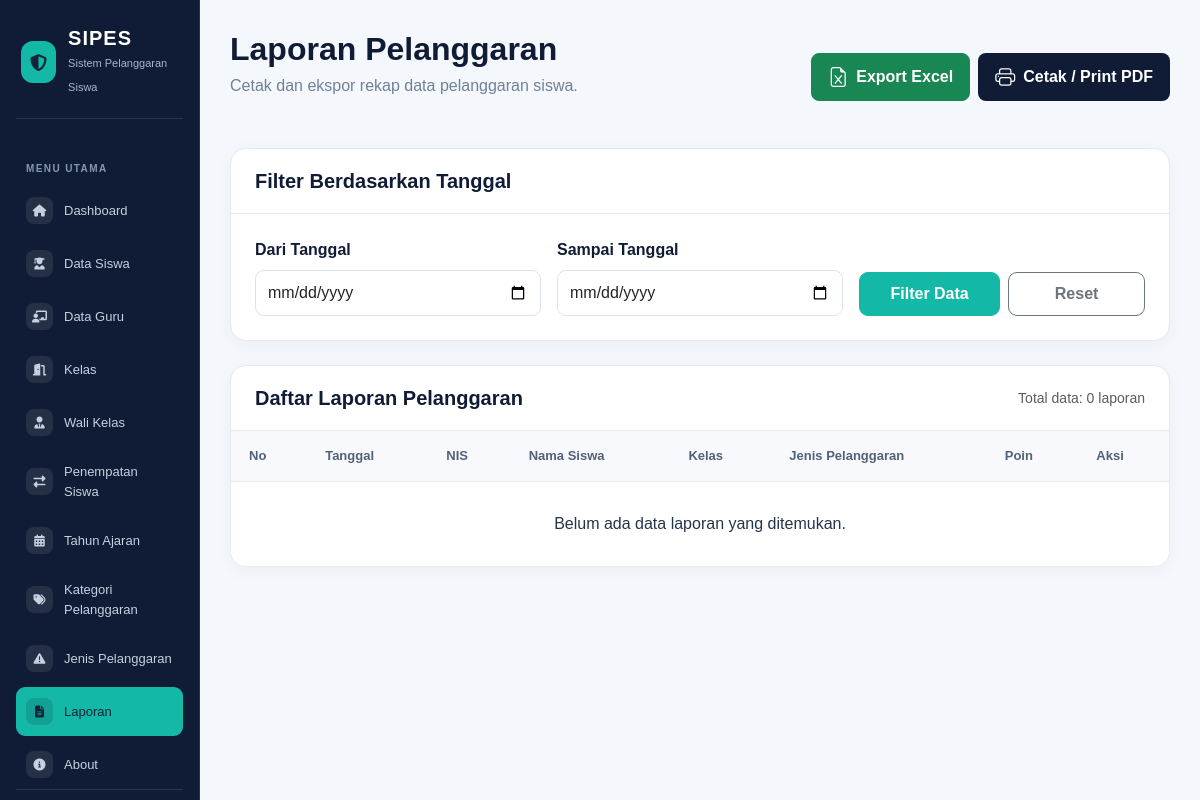
Page /laporan.php (signed in) on the earlier database version.
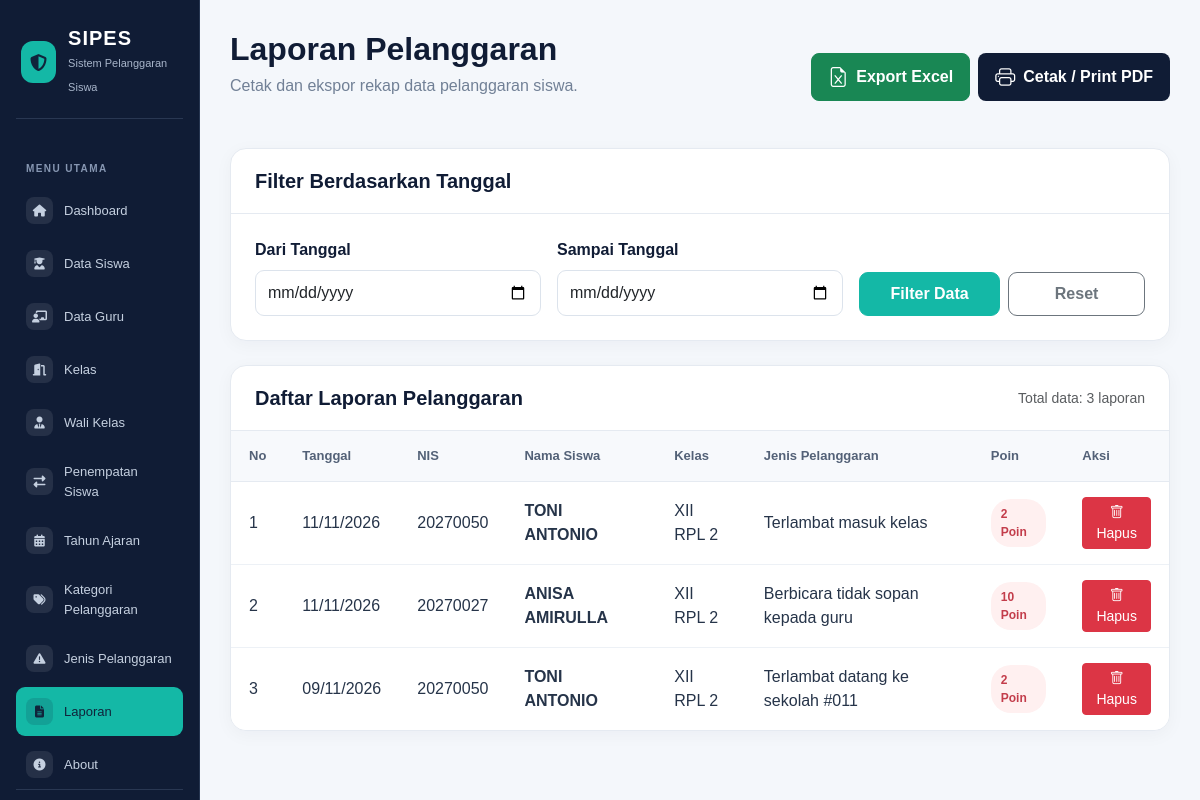
Same page on the later database version.
### tables this page shows
CREATE TABLE `t_pelanggaran_siswa` (
  `id` int(11) NOT NULL,
  `tahun_ajaran_id` int(11) DEFAULT NULL,
  `siswa_id` int(11) DEFAULT NULL,
  `nama_siswa` varchar(150) NOT NULL,
  `kelas_id` int(11) DEFAULT NULL,
  `nama_kelas` varchar(100) NOT NULL,
  `pelanggaran_id` int(11) DEFAULT NULL,
  `nama_pelanggaran` varchar(150) NOT NULL,
  `pelanggaran_kategori_id` int(11) DEFAULT NULL,
  `guru_id` int(11) DEFAULT NULL,
  `nama_guru` varchar(150) NOT NULL,
  `tanggal` date DEFAULT NULL,
  `keterangan` text NOT NULL,
  `poin` int(11) NOT NULL,
  `tindakan` text NOT NULL,
  `status` varchar(30) NOT NULL,
  `created_at` timestamp NOT NULL DEFAULT current_timestamp(),
  `updated_at` timestamp NOT NULL DEFAULT current_timestamp()
);

CREATE TABLE `t_siswa` (
  `id` int(11) NOT NULL,
  `nis` varchar(30) DEFAULT NULL,
  `nisn` varchar(20) NOT NULL,
  `nama` varchar(150) DEFAULT NULL,
  `jenis_kelamin` char(1) NOT NULL,
  `tanggal_lahir` date NOT NULL,
  `alamat` text NOT NULL,
  `status_aktif` tinyint(1) NOT NULL,
  `created_at` timestamp NOT NULL DEFAULT current_timestamp(),
  `updated_at` timestamp NOT NULL DEFAULT current_timestamp()
);

CREATE TABLE `t_kelas` (
  `id` int(11) NOT NULL,
  `nama` varchar(100) DEFAULT NULL,
  `tingkat` varchar(20) NOT NULL,
  `jurusan` varchar(100) NOT NULL,
  `status_aktif` tinyint(1) NOT NULL,
  `created_at` timestamp NOT NULL DEFAULT current_timestamp(),
  `updated_at` timestamp NOT NULL DEFAULT current_timestamp()
);

CREATE TABLE `t_pelanggaran` (
  `id` int(11) NOT NULL,
  `pelanggaran_kategori_id` int(11) DEFAULT NULL,
  `kode` varchar(30) DEFAULT NULL,
  `nama` varchar(150) DEFAULT NULL,
  `poin` int(11) NOT NULL,
  `deskripsi` text NOT NULL,
  `status_aktif` tinyint(1) NOT NULL,
  `created_at` timestamp NOT NULL DEFAULT current_timestamp(),
  `updated_at` timestamp NOT NULL DEFAULT current_timestamp()
);

### includes/sidebar.php (called while the page is built, shortened)
<?php
$role = $_SESSION['role'] ?? '';
?>

### laporan.php (the view, shortened to what the changed rows need)
<?php
include 'config/koneksi.php';
$tgl_mulai = $_GET['tgl_mulai'] ?? '';
$tgl_selesai = $_GET['tgl_selesai'] ?? '';
$filter_aktif = false;
    ?>
    <?php
$batas = 10;
$halaman_aktif = isset($_GET['page']) ? (int)$_GET['page'] : 1;
$halaman_aktif = max(1, $halaman_aktif);
$mulai = ($halaman_aktif - 1) * $batas;
$sql_jml = "
    SELECT COUNT(*) AS total
    FROM t_pelanggaran_siswa ps
    WHERE LOWER(TRIM(COALESCE(ps.status, ''))) = 'selesai'
";
$stmt_jml = mysqli_prepare($koneksi, $sql_jml);
mysqli_stmt_execute($stmt_jml);
$result_jml = mysqli_stmt_get_result($stmt_jml);
$row_jml = mysqli_fetch_assoc($result_jml);
$total_data = (int)$row_jml['total'];
$sql = "
    SELECT ps.*, s.nis, s.nama AS nama_siswa,
           k.nama AS nama_kelas, p.nama AS nama_pelanggaran, p.poin
    FROM t_pelanggaran_siswa ps
    JOIN t_siswa s ON ps.siswa_id = s.id
    JOIN t_kelas k ON ps.kelas_id = k.id
    JOIN t_pelanggaran p ON ps.pelanggaran_id = p.id
    WHERE LOWER(TRIM(COALESCE(ps.status, ''))) = 'selesai'
";
$sql .= " ORDER BY ps.tanggal DESC LIMIT ?, ?";
$stmt = mysqli_prepare($koneksi, $sql);
if ($filter_aktif) {
    mysqli_stmt_bind_param(
        $stmt,
        "ssii",
        $tgl_mulai,
        $tgl_selesai,
        $mulai,
        $batas
    );
} else {
    mysqli_stmt_bind_param($stmt, "ii", $mulai, $batas);
}
mysqli_stmt_execute($stmt);
$query = mysqli_stmt_get_result($stmt);
?>
<!DOCTYPE html>
<html lang="id">
<head>
    <link href="https://cdn.jsdelivr.net/npm/bootstrap@5.3.3/dist/css/bootstrap.min.css" rel="stylesheet">
    <link rel="stylesheet" href="https://cdn.jsdelivr.net/npm/bootstrap-icons@1.11.3/font/bootstrap-icons.min.css">
    <link rel="stylesheet" href="https://cdnjs.cloudflare.com/ajax/libs/font-awesome/6.5.1/css/all.min.css">
</head>
<body>
    <?php include 'includes/sidebar.php'; ?>
<main class="main-content">
    <div class="container-fluid p-0">
        <div class="d-flex flex-column flex-md-row justify-content-between align-items-md-center gap-3 mb-4 no-print">
            <div>
                <h2 class="page-title">Laporan Pelanggaran</h2>
            </div>
        </div>
        <section class="content-card">
            <div class="card-heading d-flex justify-content-between align-items-center">
                <h5>Daftar Laporan Pelanggaran</h5>
                <small class="text-muted">Total data: <?= $total_data; ?> laporan</small>
            </div>
            <div class="table-responsive">
                <table class="table">
                    <thead>
                        <tr>
                            <th>No</th>
                            <th>Tanggal</th>
                            <th>NIS</th>
                            <th>Nama Siswa</th>
                            <th>Kelas</th>
                            <th>Jenis Pelanggaran</th>
                            <th>Poin</th>
                            <?php if ($role === 'admin'): ?>
                                <th class="no-print">Aksi</th>
                            <?php endif; ?>
                        </tr>
                    </thead>
                    <tbody>
                        <?php if ($query && mysqli_num_rows($query) > 0): ?>
                            <?php $no = $mulai + 1; while($d = mysqli_fetch_assoc($query)): ?>
                                <tr>
                                    <td><?= $no++; ?></td>
                                    <td><?= date('d/m/Y', strtotime($d['tanggal'])); ?></td>
                                    <td><?= htmlspecialchars($d['nis']); ?></td>
                                    <td><strong><?= htmlspecialchars($d['nama_siswa']); ?></strong></td>
                                    <td><?= htmlspecialchars($d['nama_kelas']); ?></td>
                                    <td><?= htmlspecialchars($d['nama_pelanggaran']); ?></td>
                                    <td>
                                        <span class="badge-poin">
                                            <?= (int)$d['poin']; ?> Poin
                                        </span>
                                    </td>
                                    <?php if ($role === 'admin'): ?>
                                        <td class="no-print">
                                            <form method="POST" action="laporan.php"
                                                  onsubmit="return confirm('Yakin ingin menghapus laporan ini? Data yang dihapus tidak dapat dikembalikan.');">
                                                <button type="submit" name="hapus_laporan"
                                                        class="btn btn-sm btn-danger">
                                                    <i class="bi bi-trash"></i> Hapus
                                                </button>
                                            </form>
                                        </td>
                                    <?php endif; ?>
                                </tr>
                            <?php endwhile; ?>
                        <?php else: ?>
                            <tr>
                                <td colspan="<?= $role === 'admin' ? 8 : 7; ?>" class="empty-state">
                                    Belum ada data laporan yang ditemukan.
                                </td>
                            </tr>
                        <?php endif; ?>
                    </tbody>
                </table>
            </div>
        </section>
    </div>
</main>
</body>
</html>

Differences in the rows shown:
added t_pelanggaran_siswa: tanggal "11/11/2026", siswa.nis "20270050", siswa.nama "TONI ANTONIO", kelas.nama "XII RPL 2", pelanggaran.nama "Terlambat masuk kelas", pelanggaran.poin "2"
added t_pelanggaran_siswa: tanggal "11/11/2026", siswa.nis "20270027", siswa.nama "ANISA AMIRULLA", kelas.nama "XII RPL 2", pelanggaran.nama "Berbicara tidak sopan kepada guru", pelanggaran.poin "10"
now on this page (row edited): t_pelanggaran_siswa: tanggal "09/11/2026", siswa.nis "20270050", siswa.nama "TONI ANTONIO", kelas.nama "XII RPL 2", pelanggaran.nama "Terlambat datang ke sekolah #011", pelanggaran.poin "2"
Other differences:
$total_data: "0" → "3"
text no longer shown: "Belum ada data laporan yang ditemukan."
